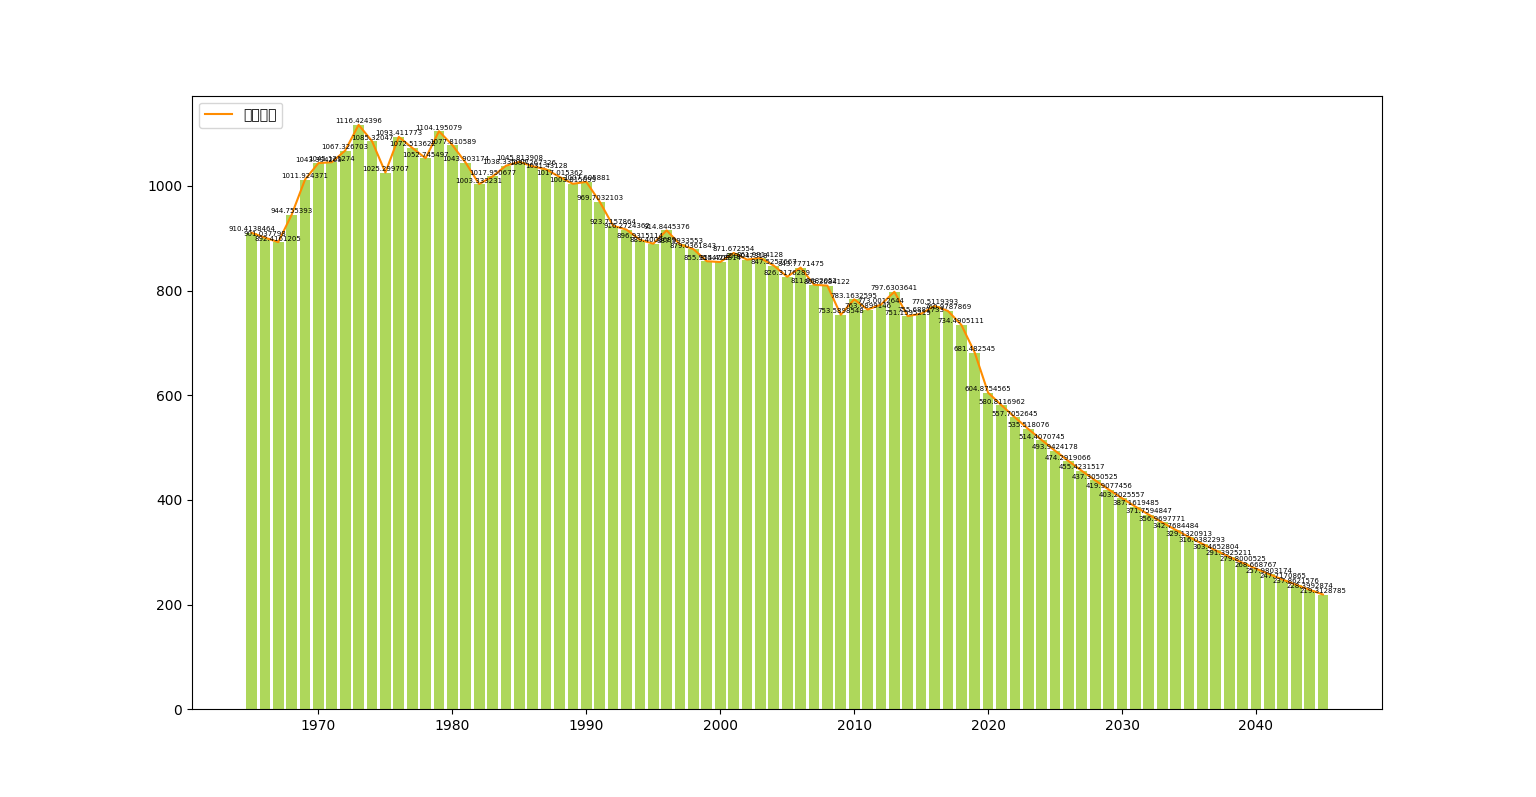

The Python source for this figure:
# -*- coding:utf-8 -*-
import matplotlib
import matplotlib.pyplot as plt
import csv
#matplotlib.rcParams['font.sans-serif'] = ['SimHei']  # 用黑体显示中文
# 构建数据
f = open("co2_fore 4.8.csv","r",encoding="utf-8")
f_reader = csv.reader(f)

year=[]
co2=[]
id=[]
dic_data={}

flag=0
for item in f_reader:
    # if flag==0:
    #     flag=1
    #     continue
    # else:
        #id.append(eval(item[0]))
        # year.append(eval(item[1]))
        co2.append(eval(item[1]))
        # dic_data[eval(item[1])]=eval(item[2])

for i in range(len(co2)):
    id.append(i+1965)

# 绘图
plt.bar(x=id, height=co2, color='yellowgreen', alpha=0.8)
#'lightgreen'
# 在柱状图上显示具体数值, ha参数控制水平对齐方式, va控制垂直对齐方式
for x1, yy in zip(id, co2):
    plt.text(x1, yy + 1, str(yy), ha='center', va='bottom', fontsize=5, rotation=0)
# 显示图例
plt.legend()
# 画折线图
plt.plot(id, co2, "r", ms=10, color='darkorange',label="碳排放量")
#'darkorange'
#plt.xticks(rotation=45)
plt.legend(loc="upper left")
plt.show()
